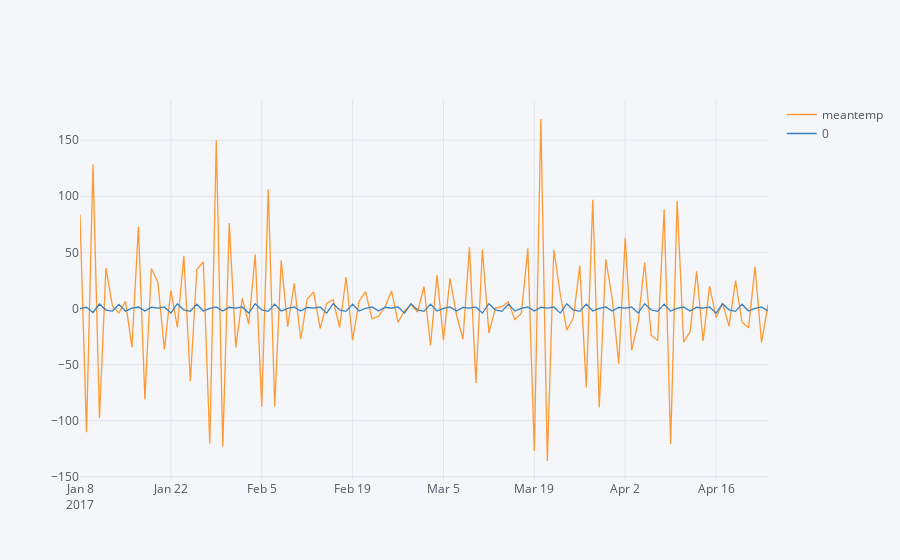

Write notebook code for a chart like this one.
### Code cell
future_forecast = pd.DataFrame(future_forecast,index = diff1.index)
pd.concat([diff1,future_forecast],axis=1).iplot()
